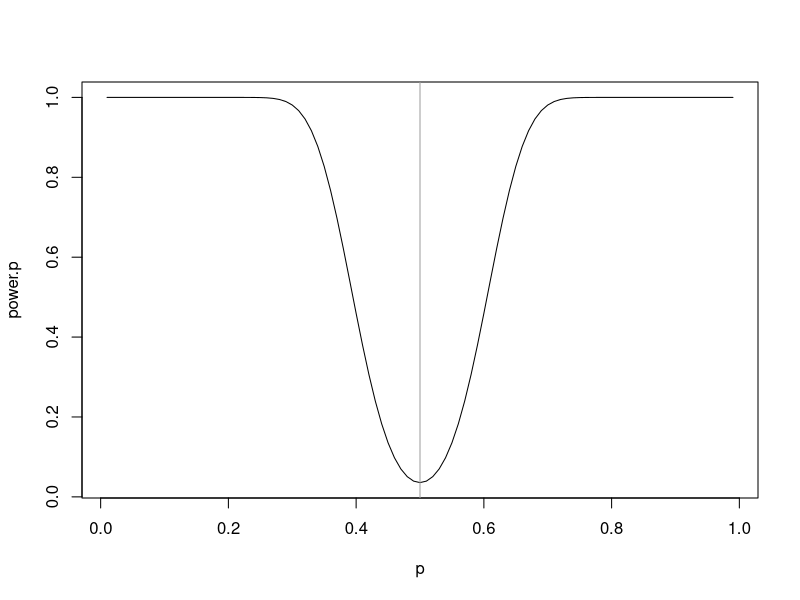

The R script that drew this image: (Note: this script raises an error after producing the figure.)
## ---- chunk 1
drugA <- c(0.7,-0.6,-0.2,-1.2,-0.1,3.4,3.7, 0.8,0  ,2.0)
drugB <- c(1.9,0.8 ,1.1, 0.1 ,-0.1,4.4,5.5, 1.6,4.6,3.4)
BvsA <- drugB-drugA
## ---- chunk 2
pt(3.91,9,lower.tail=FALSE)
## ---- chunk 3
p10<- dbinom( 10,10,0.5)
p9<- dbinom (9,10,0.5)
p9+p10
## ---- chunk 4
pt (q=1.80, df=18, lower.tail=FALSE)
## ---- chunk 5
t.test(BvsA, alternative = "greater")
## ---- chunk 6
binom.test (9,10)
## ---- chunk 7
t.test(drugB,drugA, alternative = "greater", var.equal=TRUE)
## ---- chunk 8
n <- 100
p <- .5
Type.I.error.prob <- 
  1 - (  pnorm((60.5 - n*p)/sqrt(n*p*(1-p))) 
       - pnorm((39.5 - n*p)/sqrt(n*p*(1-p))))
print(Type.I.error.prob)
## ---- chunk 9
Type.I.error.prob_2 = pbinom(q= 60, size= n, prob = p, lower.tail=TRUE) - 
  pbinom(q= 40, size= n, prob = p, lower.tail=FALSE) 
## ---- chunk 10
n <- 100
p <- seq(.01,.99,by=.01)
power.p <- 
  1 - (  pnorm((60.5 - n*p)/sqrt(n*p*(1-p))) 
       - pnorm((39.5 - n*p)/sqrt(n*p*(1-p))))

plot(p,power.p,type="l")
abline(v=.5,col=8)
## ---- chunk 11
pow<- power.t.test ( n=20,
    delta=2,
    sd=3,
    sig.level=0.05,
    power=NULL,
    type="one.sample",
    alternative="one.sided")
show(pow)
## ---- chunk 12
knitr::include_graphics("images/Exercise_1_2_4b.png")
## ---- chunk 13
power.t.test(n=NULL,
    delta=1.5,
    sd=3,
    sig.level=0.01,
    power=0.95,
    type="one.sample",
    alternative="one.sided")
## ---- chunk 14
# knitr::include_graphics("images/Exercise_1_2_4c.png")
## ---- chunk 15
z <- c(94, 197, 16, 38, 99, 141, 23)
y <- c(52, 104, 146, 10, 51, 30, 40, 27, 46)
## ---- chunk 16
mean(z) ; length(z)
mean(y) ; length(y)
(diffMeans0 <- mean(z) - mean(y))
## ---- chunk 17
combined_data <- c(z, y) # combines the data
set.seed(123) # set seed for reproducibility
null_dist <- c() # declaring a vector to contain the null distributions

# performs randomization at least 100000
for (i in 1:100000) {
  shuffled_data <- sample(combined_data)  # randomly shuffles the data
  shuffled_z <- shuffled_data[1:7] # assigns the first seven points to Z
  shuffled_y <- shuffled_data[8:16]  # assigns the last nine points to y
  null_dist[i] <- mean(shuffled_z) - mean(shuffled_y)
}
hist(null_dist)
## ---- chunk 18
(p_value <- (sum(null_dist >= diffMeans0) + sum(null_dist <= -diffMeans0))/length(null_dist))
